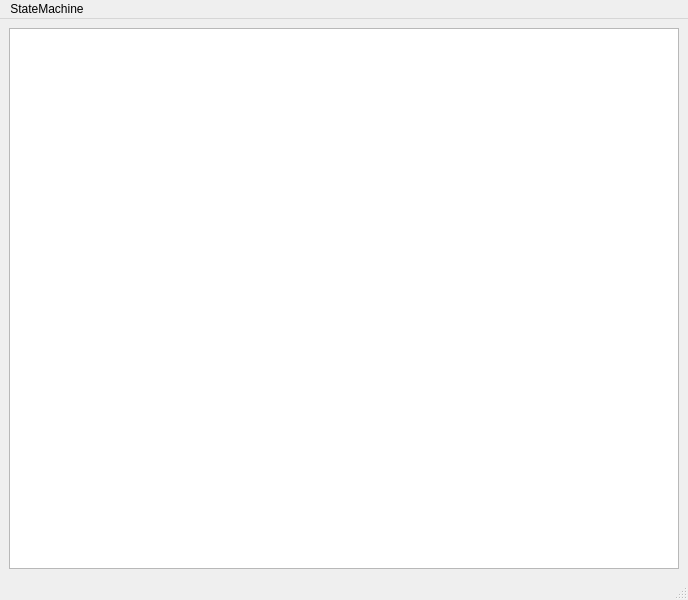
<?xml version="1.0" encoding="UTF-8"?>
<ui version="4.0">
 <class>MainWindow</class>
 <widget class="QMainWindow" name="MainWindow">
  <property name="geometry">
   <rect>
    <x>0</x>
    <y>0</y>
    <width>688</width>
    <height>600</height>
   </rect>
  </property>
  <property name="windowTitle">
   <string>MainWindow</string>
  </property>
  <widget class="QWidget" name="centralwidget">
   <layout class="QHBoxLayout" name="horizontalLayout">
    <item>
     <widget class="QGraphicsView" name="graphicsView"/>
    </item>
   </layout>
  </widget>
  <widget class="QMenuBar" name="menubar">
   <property name="geometry">
    <rect>
     <x>0</x>
     <y>0</y>
     <width>688</width>
     <height>25</height>
    </rect>
   </property>
   <widget class="QMenu" name="menuStateMachine">
    <property name="title">
     <string>StateMachine</string>
    </property>
    <addaction name="actionUpdate"/>
   </widget>
   <addaction name="menuStateMachine"/>
  </widget>
  <widget class="QStatusBar" name="statusbar"/>
  <action name="actionUpdate">
   <property name="text">
    <string>update</string>
   </property>
  </action>
 </widget>
 <resources/>
 <connections/>
</ui>
